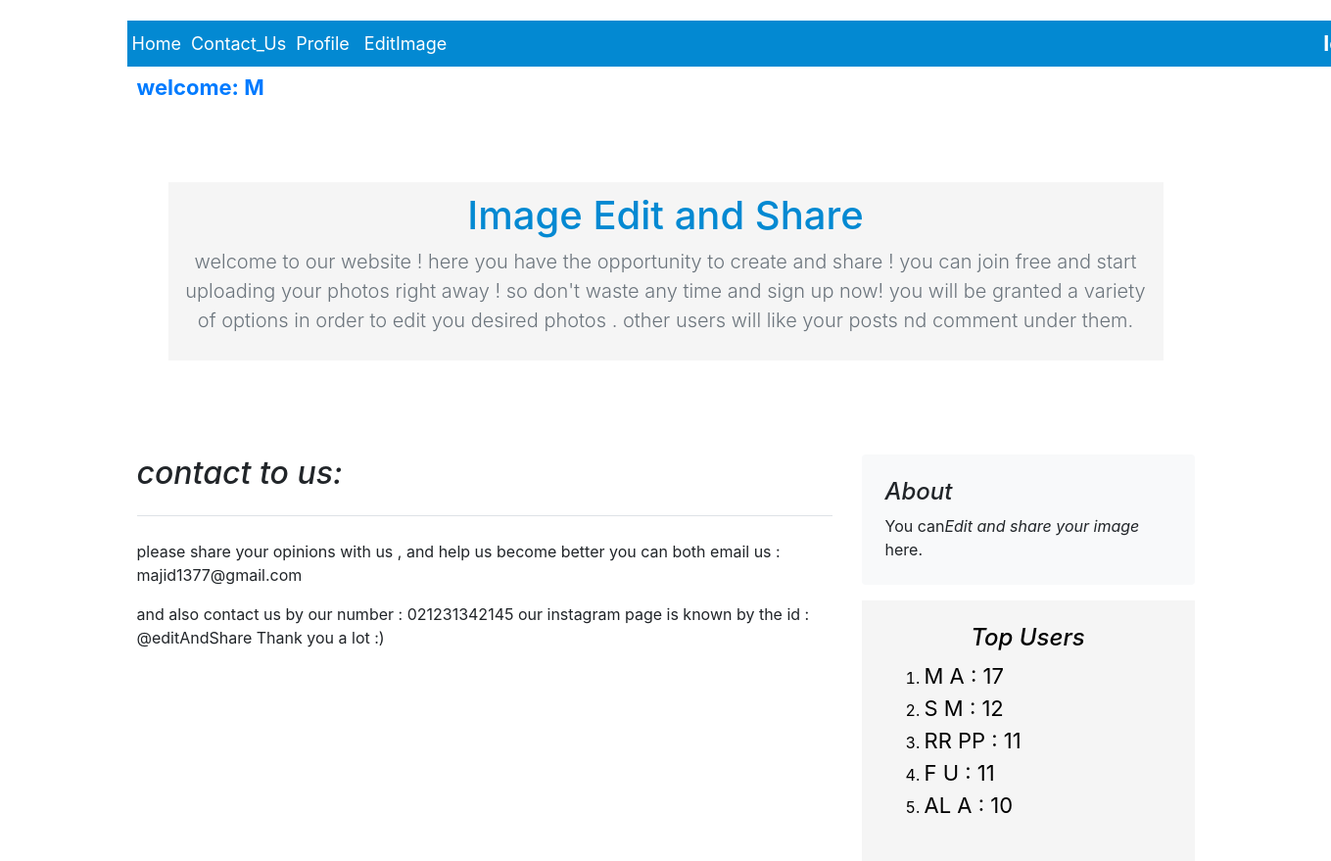
The page /contact_us/ (signed in) on the database its author committed.
### Image_Edit_Share_App/models.py (models this page shows, shortened)
class UserProfileInfo(models.Model):
    user = models.OneToOneField(User, on_delete=models.CASCADE, related_name="userProfileInfo")
    bio = models.TextField(max_length=100, blank=True, default="Bio")
    profile_pic = models.ImageField(upload_to='profile_users', default="server_images/profileUser.png", blank=True)
    typeOfUser = models.TextField(max_length=20, default="simple")
    score = models.IntegerField(default=10)

### Image_Edit_Share_App/views.py (the view)
# urls.py: url(r'^contact_us/$', views.contact_us, name='contact_us'),
def contact_us(request):
    top_users = UserProfileInfo.objects.all().order_by("-score")[:5]
    return render(request, "mainPages/contact_us.html", {'top_users': top_users})

### Image_Edit_Share_App/templates/mainPages/contact_us.html
<!DOCTYPE html>
{% extends 'mainPages/base.html' %}
{% block body_block %}
    <main role="main" class="container">
        <section class="jumbotron text-center" style="background-color: white">
            <div id="top-main-header" class="container">
                <h1 class="jumbotron-heading" style="color: #0389D2">Image Edit and Share</h1>
                <p class="lead text-muted" style="color: white">
                    welcome to our website ! here you have the opportunity to create and share !
                    you can join free and start uploading your photos right away ! so don't waste any time and sign up now!
                    you will be granted a variety of options in order to edit you desired photos .
                    other users will like your posts nd comment under them.
                </p>
            </div>
        </section>
        <div class="row">
            <div class="col-md-8 blog-main">
                <h2 style="alignment: center" class="pb-4 mb-4 font-italic border-bottom">
                    contact to us:
                </h2>
                <p>please share your opinions with us , and help us become better
                you can both email us : majid1377@gmail.com
                </p>
                <p>
                and also contact us by our number : 021231342145
                our instagram page is known by the id : @editAndShare
                Thank you a lot :)</p>
            </div>
            <aside class="col-md-4 blog-sidebar">
                <div class="p-4 mb-3 bg-light rounded">
                    <h4 class="font-italic">About</h4>
                    <p class="mb-0">You can<em>Edit and share your image</em> here.</p>
                </div>
                <div class="p-4" style=" background-color: whitesmoke; color: black">
                    <h4 class="font-italic" align="center">Top Users</h4>
                    <ol>
                        {% for top_user in top_users %}
                            <li style="float: bottom">
                                <a href="{% url "profile_page" pk=top_user.pk %}"
                                   style="color: black">{{ top_user.user.first_name }} {{ top_user.user.last_name }} : {{ top_user.score }}</a>
                            </li>
                        {% endfor %}
                    </ol>
                </div>
            </aside>
        </div>
    </main>
{% endblock %}

### Image_Edit_Share_App/templates/mainPages/base.html (shortened to what this page needs)
<!doctype html>
{% load staticfiles %}
<html lang="en">
<head>
    <link rel="stylesheet" type="text/css" href="{% static "css/profile_page_css.css" %}">
    <link rel="stylesheet" type="text/css" href="{% static "css/editing_page.css" %}">
    <link rel="stylesheet" type="text/css" href="{% static "css/base.css" %}">
    <link rel="stylesheet" href="https://stackpath.bootstrapcdn.com/bootstrap/4.3.1/css/bootstrap.min.css"
>
</head>
<body>
<div class="container">
    <header class="blog-header py-3">
        <div style="float: left ;margin: 5px; padding: 5px; border-bottom: white; background: #0389D2; color: white"
             class="d-flex justify-content-end align-items-center" id="myHeader">
            <a class="bd-placeholder-img" href="{% url "home" %}" id="myHeader"
               style="color: white;margin-right:10px; background-color: #0389D2">Home</a>
            <a class="bd-placeholder-img" href="{% url "contact_us" %}" id="myHeader"
               style="color: white;margin-right: 10px; background-color: #0389D2">Contact_Us</a>
            {% if not user.is_superuser  and user.is_authenticated %}
                <a class="bd-placeholder-img" href="{% url "profile_page" pk=user.id %}" id="myHeader"
                   style="color: white;margin-right: 10px ; background-color: #0389D2">Profile </a>
                <a class="bd-placeholder-img" href="{% url "uploadImage" %}" id="myHeader"
                   style="color: white;margin: 5px ; background-color: #0389D2">EditImage </a>
            {% endif %}
            <div id="log">
                {% if not user.is_authenticated %}
                    <div class="row" style="color: white; margin-right: 5px">
                        <a class="btn btn-sm btn-outline-secondary" href="{% url "login" %}"
                           style="color: white;">Log in</a>
                        <a class="btn btn-sm btn-outline-secondary" href="{% url "register" %}"
                           style="color: white;">Sign up</a>
                    </div>
                {% else %}
                    <a href="{% url  "logout" %}" style="margin-left: 70px; color: white"><b>logOut</b></a>
                {% endif %}
            </div>
        </div>
        <br>
        <br>
        {% if user.is_authenticated %}
            <div class="col-3 pt-1">
                {% if  user.first_name %}
                    <div><a
                            href="{% url  "profile_page" pk=user.id %}"><b
                            class="navbar-items">welcome: {{ user.first_name }}</b></a>
                    </div>
                {% else %}
                    <div><a href="{% url  "profile_page" pk=user.id %}"><b
                            class="navbar-items">welcome: {{ user.username }}</b></a>
                    </div>
                {% endif %}
            </div>
        {% endif %}
    </header>
    {% block body_block %}
    {% endblock %}
</div>
</body>
</html>

### Image_Edit_Share_App/static/css/profile_page_css.css (style rules this page uses)
a { text-decoration: none; font-size: 22px; color: black; }

### Image_Edit_Share_App/static/css/base.css (style rules this page uses)
#top-main-header { background: whitesmoke; padding: 10px; }

### Image_Edit_Share_App/templates/mainPages/base.html (style rules this page uses)
.bd-placeholder-img { font-size: 1.125rem; text-anchor: middle; -webkit-user-select: none; -moz-user-select: none; -ms-user-select: none; user-select: none; }
#myHeader { background-color: lightblue; }
#log { margin-left: 820px; }

### rows shown on the page
UserProfileInfo: user.first_name "M", user.last_name "A", score "17"
UserProfileInfo: user.first_name "S", user.last_name "M", score "12"
UserProfileInfo: user.first_name "RR", user.last_name "PP", score "11"
UserProfileInfo: user.first_name "F", user.last_name "U", score "11"
UserProfileInfo: user.first_name "AL", user.last_name "A", score "10"

### other values the page prints
{{ user.first_name }} "M"
